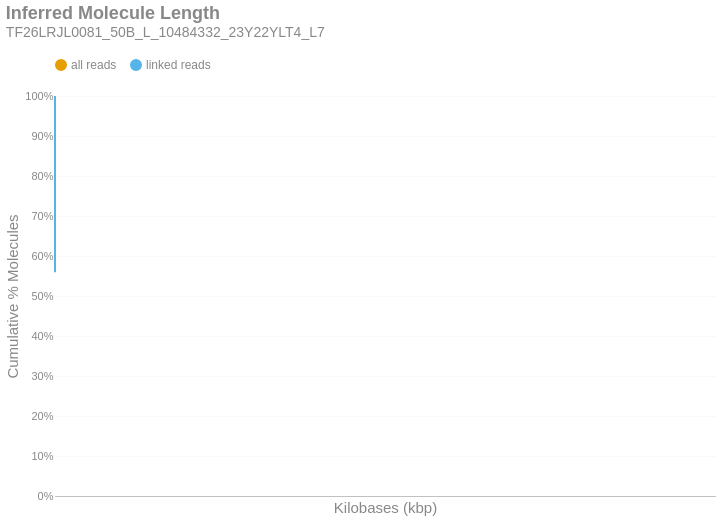

Notebook code cell kept with this figure:
### Markdown cell above
### Inferred Molecule Length
This is the cumulative frequency distribution of molecule lengths inferred from the first and last alignment positions along a contig for all alignments associated with a single linked-read barcode on a given contig.There are two distributions: one with `all` the alignments (yellow) and another with only `linked reads` (blue). The percent of molecules in the `linked reads` distribution is relative to the total number of linked molecules.

### Code cell
if SKIPLR:
    print_html(f"Skipped")
else:
    binned_df = consolidated_hist(valids['length_inferred']/1000, mask, 10, True)
    binned_df = binned_df.with_columns(
        pl.when(pl.col('bin').cast(pl.Utf8) == '0').then(pl.lit('1')).otherwise(pl.col('bin').cast(pl.Utf8)).alias('bin')
    )
    with SafeRender(binned_df):
        (
            density_plot(binned_df, 'Inferred Molecule Length', samplename, 'inferredlen')
            .transform_calculate(bin_kb='datum.bin / 1000')
            .encode(
                x=alt.X('bin_kb:Q', title="Kilobases (kbp)").scale(type='log', padding=0).axis(labelAngle=-40),
                y=alt.Y('value:Q', title='Cumulative % Molecules')
                    .axis(format='%')
                    .stack(False)
                    .scale(domainMin=0, domainMax=1,padding=0),
                color=alt.Color("key:N").scale(domain = ["all reads", "linked reads"]),
                tooltip = [
                    alt.Tooltip("key:N", title = "Data Type"),
                    alt.Tooltip("range_label:N", title="Kilobases"),
                    alt.Tooltip("value:Q", format = ".2%", title="% Molecules (Cum.)")
                ]
            )
        ).display()

### Figure 1 — Vega-Lite specification as saved in the notebook (floating-point values rounded to 4 significant figures)
{"width": "container", "height": 400, "config": {"title": {"anchor": "start", "dy": -15, "fontSize": 18, "color": "#888888", "subtitleColor": "#888888", "subtitleFontSize": 14}, "arc": {"fill": "#0072B2"}, "axis": {"domainColor": "#888888", "domainWidth": 0.5, "gridWidth": 0.2, "grid": false, "titleFontWeight": 400, "titleFontSize": 15, "labelFontSize": 11, "labelColor": "#888888", "tickColor": "#888888", "tickWidth": 0.2, "titleColor": "#888888"}, "axisBand": {"grid": false}, "axisX": {"grid": true, "tickSize": 10, "domainCap": "round"}, "axisY": {"domain": false, "grid": true, "tickSize": 0, "domainCap": "round"}, "background": "transparent", "header": {"labelFontSize": 15, "labelColor": "#888888", "titleFontSize": 15, "titleFontWeight": 600, "titleColor": "#888888"}, "legend": {"labelFont": "sans-serif", "labelFontSize": 12, "labelColor": "#888888", "symbolSize": 100, "symbolType": "circle", "titleFontSize": 12, "titlePadding": 10, "titleColor": "#888888", "title": null, "orient": "top"}, "range": {"category": ["#E69F00", "#56B4E9", "#009E73", "#F0E442", "#0072B2", "#D55E00", "#CC79A7", "#000000"], "diverging": ["#cfe8f3", "#a2d4ec", "#73bfe2", "#46abdb", "#1696d2", "#12719e"]}, "area": {"fill": "#0072B2", "fillOpacity": 0.7, "line": true, "strokeOpacity": 0.7}, "line": {"color": "#0072B2", "stroke": "#0072B2", "strokeWidth": 2}, "trail": {"color": "#0072B2", "stroke": "#0072B2", "strokeWidth": 0, "size": 1}, "point": {"filled": true, "fillOpacity": 1.0, "size": 95}, "text": {"color": "#888888", "fontSize": 11, "align": "right", "fontWeight": 400, "size": 11}, "bar": {"fill": "#0072B2", "stroke": null}, "view": {"stroke": null, "continuousWidth": 660, "continuousHeight": 400}}, "data": {"name": "data-c72f60c5f102641a5cceee80c7746880"}, "mark": {"type": "line", "interpolate": "monotone", "point": {"opacity": 0, "size": 275}}, "encoding": {"color": {"field": "key", "scale": {"domain": ["all reads", "linked reads"]}, "type": "nominal"}, "tooltip": [{"field": "key", "title": "Data Type", "type": "nominal"}, {"field": "range_label", "title": "Kilobases", "type": "nominal"}, {"field": "value", "format": ".2%", "title": "% Molecules (Cum.)", "type": "quantitative"}], "x": {"axis": {"labelAngle": -40}, "field": "bin_kb", "scale": {"type": "log", "padding": 0}, "title": "Kilobases (kbp)", "type": "quantitative"}, "y": {"axis": {"format": "%"}, "field": "value", "scale": {"domainMin": 0, "domainMax": 1, "padding": 0}, "stack": false, "title": "Cumulative % Molecules", "type": "quantitative"}}, "params": [{"name": "param_c36ac31b6afebe62", "select": {"type": "point", "fields": ["key"]}, "bind": "legend"}], "title": {"text": "Inferred Molecule Length", "subtitle": "TF26LRJL0081_50B_L_10484332_23Y22YLT4_L7"}, "transform": [{"fold": ["all reads (cumsum)", "linked reads (cumsum)"]}, {"calculate": "replace(datum.key, ' (cumsum)', '')", "as": "key"}, {"filter": {"param": "param_c36ac31b6afebe62"}}, {"calculate": "datum.bin / 1000", "as": "bin_kb"}], "usermeta": {"embedOptions": {"downloadFileName": "TF26LRJL0081_50B_L_10484332_23Y22YLT4_L7.inferredlen"}}, "$schema": "https://vega.github.io/schema/vega-lite/v6.4.1.json", "datasets": {"data-c72f60c5f102641a5cceee80c7746880": [{"bin": "0.0", "interval": "0.0-10.0", "all reads": 0.8331, "linked reads": 0.5591, "all reads (cumsum)": 0.8331, "linked reads (cumsum)": 0.5591, "range_label": "0-9"}, {"bin": "10.0", "interval": "10.0-20.0", "all reads": 0.08396, "linked reads": 0.2205, "all reads (cumsum)": 0.9171, "linked reads (cumsum)": 0.7796, "range_label": "10-19"}, {"bin": "20.0", "interval": "20.0-30.0", "all reads": 0.04319, "linked reads": 0.1144, "all reads (cumsum)": 0.9603, "linked reads (cumsum)": 0.8941, "range_label": "20-29"}, {"bin": "30.0", "interval": "30.0-40.0", "all reads": 0.02138, "linked reads": 0.05685, "all reads (cumsum)": 0.9816, "linked reads (cumsum)": 0.9509, "range_label": "30-39"}, {"bin": "40.0", "interval": "40.0-50.0", "all reads": 0.01098, "linked reads": 0.02914, "all reads (cumsum)": 0.9926, "linked reads (cumsum)": 0.9801, "range_label": "40-49"}, {"bin": "50.0", "interval": "50.0-60.0", "all reads": 0.004415, "linked reads": 0.01193, "all reads (cumsum)": 0.997, "linked reads (cumsum)": 0.992, "range_label": "50-59"}, {"bin": "60.0", "interval": "60.0-70.0", "all reads": 0.00173, "linked reads": 0.004682, "all reads (cumsum)": 0.9988, "linked reads (cumsum)": 0.9967, "range_label": "60-69"}, {"bin": "70.0", "interval": "70.0-80.0", "all reads": 0.0007307, "linked reads": 0.00198, "all reads (cumsum)": 0.9995, "linked reads (cumsum)": 0.9986, "range_label": "70-79"}, {"bin": "80.0", "interval": "80.0-90.0", "all reads": 0.000274, "linked reads": 0.0007384, "all reads (cumsum)": 0.9998, "linked reads (cumsum)": 0.9994, "range_label": "80-89"}, {"bin": "90.0", "interval": "90.0-100.0", "all reads": 0.0001223, "linked reads": 0.0003313, "all reads (cumsum)": 0.9999, "linked reads (cumsum)": 0.9997, "range_label": "90-99"}, {"bin": "100.0", "interval": "100.0-110.0", "all reads": 7.219e-05, "linked reads": 0.0001956, "all reads (cumsum)": 1.0, "linked reads (cumsum)": 0.9999, "range_label": "100-109"}, {"bin": "110.0", "interval": "110.0-120.0", "all reads": 1.915e-05, "linked reads": 5.189e-05, "all reads (cumsum)": 1.0, "linked reads (cumsum)": 1.0, "range_label": "110-119"}, {"bin": "120.0", "interval": "120.0-130.0", "all reads": 8.839e-06, "linked reads": 2.395e-05, "all reads (cumsum)": 1.0, "linked reads (cumsum)": 1.0, "range_label": "120-129"}, {"bin": "130.0", "interval": "130.0-140.0", "all reads": 2.946e-06, "linked reads": 7.983e-06, "all reads (cumsum)": 1.0, "linked reads (cumsum)": 1.0, "range_label": "130-139"}, {"bin": "140.0", "interval": "140.0-150.0", "all reads": 0.0, "linked reads": 0.0, "all reads (cumsum)": 1.0, "linked reads (cumsum)": 1.0, "range_label": "140-149"}, {"bin": "150.0", "interval": "150.0-160.0", "all reads": 0.0, "linked reads": 0.0, "all reads (cumsum)": 1.0, "linked reads (cumsum)": 1.0, "range_label": "150-159"}, {"bin": "160.0", "interval": "160.0-170.0", "all reads": 0.0, "linked reads": 0.0, "all reads (cumsum)": 1.0, "linked reads (cumsum)": 1.0, "range_label": "160-169"}, {"bin": "170.0", "interval": "170.0-180.0", "all reads": 0.0, "linked reads": 0.0, "all reads (cumsum)": 1.0, "linked reads (cumsum)": 1.0, "range_label": "170-179"}, {"bin": "180.0", "interval": "180.0-190.0", "all reads": 1.473e-06, "linked reads": 3.992e-06, "all reads (cumsum)": 1.0, "linked reads (cumsum)": 1.0, "range_label": "180-189"}]}}
